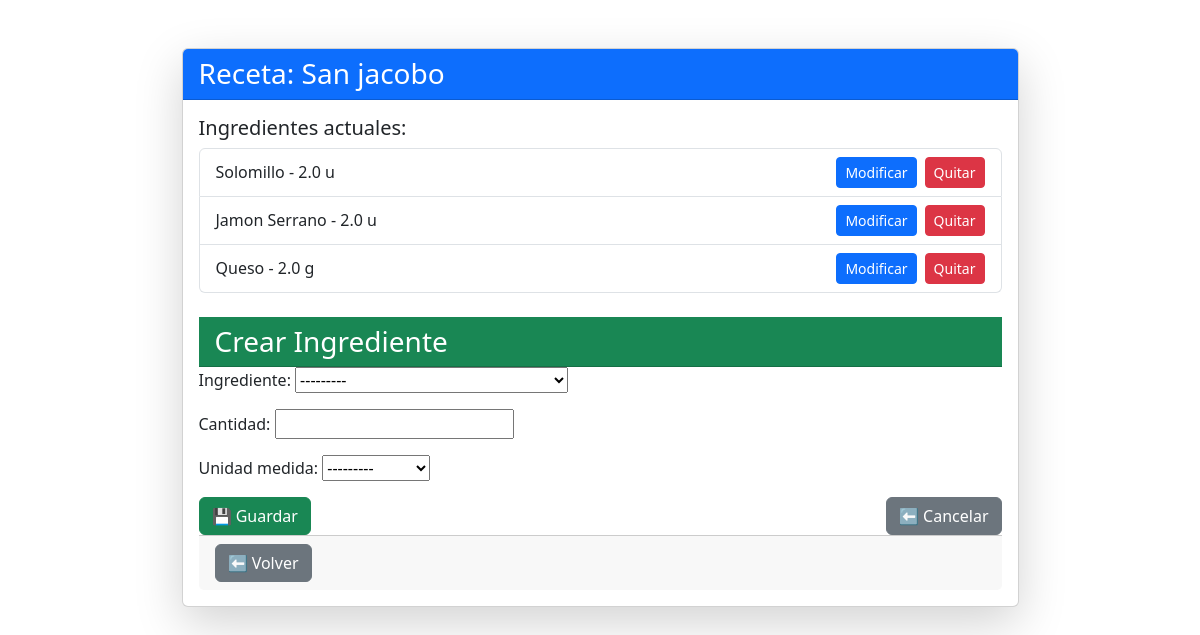
The app's page /receta/1 with its own data.
### recetasapp/models.py (models this page shows, shortened)
class Receta(models.Model):
    nombre = models.CharField(max_length=100)
    descripcion = models.TextField()
    ingredientes = models.ManyToManyField(Ingredientes, related_name='recetas', through='IngredienteReceta')

class IngredienteReceta(models.Model):
    receta = models.ForeignKey(Receta, on_delete=models.CASCADE)
    ingrediente = models.ForeignKey(Ingredientes, on_delete=models.CASCADE)
    cantidad = models.FloatField()
    unidad_medida = models.CharField(max_length=2, choices=Medida)
    class Meta:
        unique_together = ('receta', 'ingrediente')

class Ingredientes(models.Model):
    nombre = models.CharField(max_length=50, validators=[validate_nombre])
    categoria = models.ForeignKey('CategoriaIngrediente', on_delete=models.CASCADE)
    refrigerado = models.BooleanField(default=False)
    medida = models.CharField(
        max_length=5,
        choices=Medida.choices,
        default=Medida.GRAMOS
    )
    def __str__(self):
        return f'{self.nombre} ({self.categoria})'

### recetasapp/views.py (the view)
# urls.py: path('receta/<int:pk>', views.receta_detalle, name='receta_detalle'),
def receta_detalle(request, pk):
    receta = get_object_or_404(Receta, pk=pk)
    ingredientes = Ingredientes.objects.all()
    if request.method == 'POST':
        form = IngredienteRecetaForm(request.POST)
        ingrediente_pk = request.POST.get('ingrediente')
        ingrediente = get_object_or_404(Ingredientes, pk=ingrediente_pk)
        if form.is_valid():
            form.instance.receta = receta
            form.save()
            return redirect('receta_detalle', pk=pk)
    else:
        form = IngredienteRecetaForm()
    return render(request, 'recetasapp/receta_detalle.html', {
        'receta': receta,
        'ingredientes': ingredientes,
        'form': form,
        'estado': 'crear'
    })

### recetasapp/forms.py
class IngredienteRecetaForm(forms.ModelForm):
     class Meta:
        model = IngredienteReceta
        fields = ['ingrediente', 'cantidad', 'unidad_medida']

### recetasapp/models.py (called while the page is built)
    def __str__(self):
        return f'{self.nombre}'

### recetasapp/templates/recetasapp/receta_detalle.html (shortened to what this page needs)
{% extends 'recetasapp/base.html' %}
{% block content %}
<div class="container mt-5 d-flex justify-content-center">
    <div class="card shadow-lg w-75">
        <div class="card-header bg-primary text-white">
            <h3 class="mb-0">Receta: {{ receta.nombre }}</h3>
        </div>
        <div class="card-body">
            <h5>Ingredientes actuales:</h5>
            <ul class="list-group mb-4">
                {% for ingrediente_receta in receta.ingredientereceta_set.all %}
                    <li class="list-group-item d-flex justify-content-between align-items-center">
                        <div>
                            {{ ingrediente_receta.ingrediente.nombre }} -
                            {{ ingrediente_receta.cantidad }} {{ ingrediente_receta.unidad_medida }}
                        </div>
                        <div class="d-flex gap-2">
                            <a href="{% url 'receta_modificar_ingrediente' receta.pk ingrediente_receta.ingrediente.pk %}" class="btn btn-sm btn-primary">Modificar</a>
                            <a href="{% url 'receta_quitar_ingrediente' receta.pk ingrediente_receta.ingrediente.pk %}" class="btn btn-sm btn-danger">Quitar</a>
                        </div>
                    </li>
                {% empty %}
                    <li class="list-group-item">No hay ingredientes aún.</li>
                {% endfor %}
            </ul>
            <div class="card-header {% if estado == 'crear' %}bg-success{% else %}bg-warning{% endif %} text-white">
                <h3 class="mb-0">
                    {% if estado == 'crear' %}
                        Crear Ingrediente
                    {% else %}
                        Editar Ingrediente
                    {% endif %}
                </h3>
            </div>
            <form method="post">
                {{ form.as_p }}
                <div class="d-flex justify-content-between mt-3">
                    <button type="submit" class="btn {% if estado == 'crear' %}btn-success{% else %}btn-warning{% endif %}">
                        💾 Guardar
                    </button>
                    <a href="{% url 'receta_detalle' receta.pk %}" class="btn btn-secondary">⬅️ Cancelar</a>
                </div>
            </form>
            <div class="card-footer d-flex justify-content-between">
                <a href="{% url 'relaciones' %}" class="btn btn-secondary">⬅️ Volver</a>
            </div>
    </div>
</div>
{% endblock %}

### records on screen
Receta: nombre "San jacobo"
IngredienteReceta: ingrediente.nombre "Solomillo", cantidad "2.0", unidad_medida "u"
IngredienteReceta: ingrediente.nombre "Jamon Serrano", cantidad "2.0", unidad_medida "u"
IngredienteReceta: ingrediente.nombre "Queso", cantidad "2.0", unidad_medida "g"
